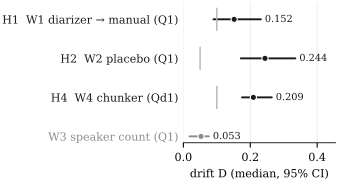

This figure's Python source:
"""Fig. 2: median drift D with 95% CI per workload (primary queries), preregistered thresholds marked.

    python paper/figs/drift.py      # reads reports/confirmatory.json, reports/explore_eval.json -> paper/figs/drift.pdf
Confirmatory rows in ink, exploratory rows in gray; each row's threshold T is a short vertical tick.
"""
import json
from pathlib import Path

import matplotlib
matplotlib.use("Agg")
import matplotlib.pyplot as plt

ROOT = Path(__file__).resolve().parents[2]
INK, GRAY, MUTED = "#1a1a1a", "#8c8c8c", "#b3b3b3"

conf = {r["id"]: r for r in json.loads((ROOT / "reports" / "confirmatory.json").read_text())}
ex = json.loads((ROOT / "reports" / "explore_eval.json").read_text())

rows = [("H1  W1 diarizer → manual (Q1)", conf["H1"]["median"], conf["H1"]["ci_low"], conf["H1"]["ci_high"], conf["H1"]["T"], True),
        ("H2  W2 placebo (Q1)", conf["H2"]["median"], conf["H2"]["ci_low"], conf["H2"]["ci_high"], conf["H2"]["T"], True),
        ("H4  W4 chunker (Qd1)", conf["H4"]["median"], conf["H4"]["ci_low"], conf["H4"]["ci_high"], conf["H4"]["T"], True)]
for name, label in (("W3", "W3 speaker count (Q1)"),):  # E6 has its own figure (granularity.py)
    r = ex["ami"].get(name, {}).get("Q1")
    if r and "median" in r:
        rows.append((label, r["median"], r["ci"][0], r["ci"][1], None, False))

plt.rcParams.update({"font.family": "serif", "font.size": 8, "axes.linewidth": 0.6, "pdf.fonttype": 42})
fig, ax = plt.subplots(figsize=(3.4, 0.32 * len(rows) + 0.55))
for i, (label, med, lo, hi, T, confirm) in enumerate(rows):
    y = len(rows) - 1 - i
    c = INK if confirm else GRAY
    ax.plot([lo, hi], [y, y], color=c, lw=1.4, solid_capstyle="round")
    ax.plot(med, y, "o", color=c, ms=4.5, mec="white", mew=0.8, zorder=3)
    ax.text(hi + 0.012, y, f"{med:.3f}", va="center", fontsize=7, color=INK)
    if T is not None:
        ax.plot([T, T], [y - 0.28, y + 0.28], color=MUTED, lw=1.0)
ax.set_yticks(range(len(rows)))
ax.set_yticklabels([r[0] for r in rows][::-1])
for t, r in zip(ax.get_yticklabels(), rows[::-1]):
    t.set_color(INK if r[5] else GRAY)
ax.set_xlim(0, max(r[3] for r in rows) + 0.12)
ax.set_xlabel("drift D (median, 95% CI)")
ax.grid(axis="x", color="#e6e6e6", lw=0.5)
ax.set_axisbelow(True)
for s in ("top", "right", "left"):
    ax.spines[s].set_visible(False)
ax.tick_params(axis="y", length=0)
fig.tight_layout(pad=0.3)
out = Path(__file__).with_suffix(".pdf")
fig.savefig(out, bbox_inches="tight", pad_inches=0.02)
fig.savefig(out.with_suffix(".png"), dpi=200, bbox_inches="tight", pad_inches=0.02)
print(out)
